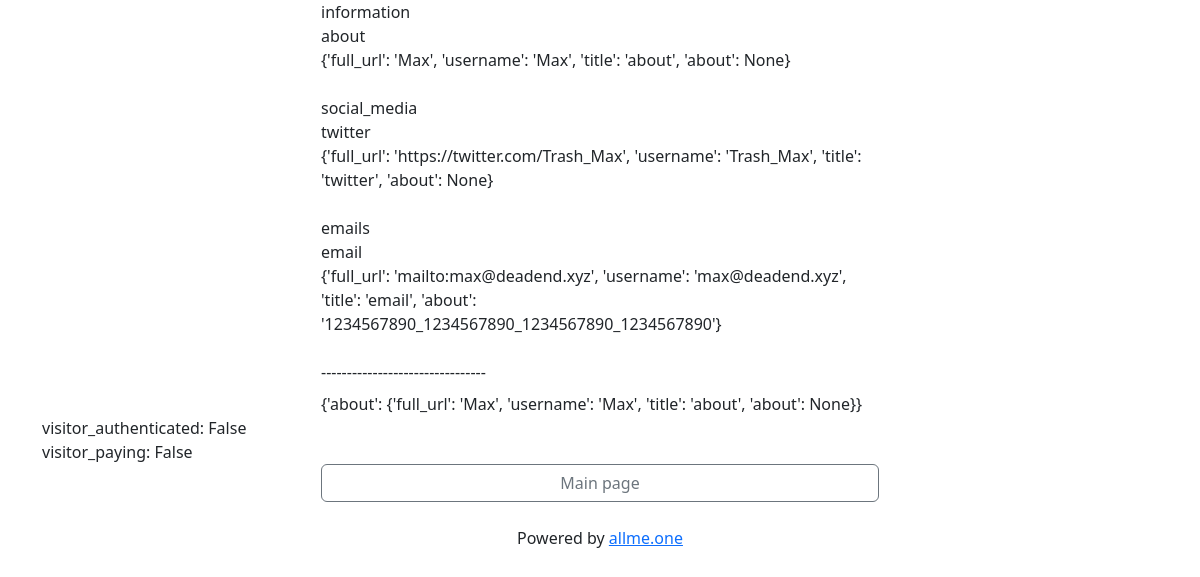
Page /hpfawksic/ on the committed database.
### app/models/links.py (models this page shows, shortened)
class SocialNetwork():
    id = db.Column(db.Integer, primary_key=True)
    username = db.Column(db.String(160))
    about = db.Column(db.String(32))
    network_name = db.Column(db.String(16))
    description = db.Column(db.String(255))
    def get_title(self):
        return self.network_name

class About(db.Model, SocialNetwork):
    links_id = db.Column(db.Integer, db.ForeignKey('links.id'))

class Twitter(db.Model, SocialNetwork):
    links_id = db.Column(db.Integer, db.ForeignKey('links.id'))

class Email(db.Model, SocialNetwork):
    links_id = db.Column(db.Integer, db.ForeignKey('links.id'))

### app/main/routes.py (the view)
@bp.route('/<unique_link>/')
def short_list_of_links(unique_link):
    links_data = collect_links_data(unique_link)
    if current_user.is_authenticated:
        visitor_authenticated = True
        visitor_paying = current_user.is_paying()
    else:
        visitor_authenticated = False
        visitor_paying = False
    return render_template("links/cards/short.html",
                           links_data=links_data,
                           visitor_authenticated=visitor_authenticated,
                           visitor_paying=visitor_paying,
                           )

### app/templates/links/cards/short.html (shortened to what this page needs)
{% extends "base.html" %}
{% block content %}
<div>
<div class="d-grid gap-2 col-{{ button_size }} mx-auto">
{% for keys, data in links_data.items() %}
  {{ keys }} <br>
  {% for key, link in data.items() %}
  {{ key }} <br> {{ link }} <br>
  {% endfor %}
  <br>
{% endfor %}
--------------------------------
<div>
  {{ links_data['information'] }}
</div>
</div>
<div>
  visitor_authenticated: {{ visitor_authenticated }} <br>
  visitor_paying: {{ visitor_paying }} <br>
  {% include 'bottom_buttons.html' %}
  {% if not visitor_paying %}
    {% include 'bottom_about.html' %}
  {% endif %}
</div>
{% endblock %}

### rows in the picture
About: network_name "about", link "{'full_url': 'Max', 'username': 'Max', 'title': 'about', 'about': None}"
Twitter: network_name "twitter", link "{'full_url': 'https://twitter.com/Trash_Max', 'username': 'Trash_Max', 'title': 'twitter', 'about': None}"
Email: network_name "email", link "{'full_url': 'mailto:max@deadend.xyz', 'username': 'max@deadend.xyz', 'title': 'email', 'about': '1234567890_1234567890_1234567890_1234567890'}"

### other values in the picture
{{ keys }} "information" "social_media" "emails"
{{ links_data['information'] }} "{'about': {'full_url': 'Max', 'username': 'Max', 'title': 'about', 'about': None}}"
{{ visitor_authenticated }} "False"
{{ visitor_paying }} "False"
